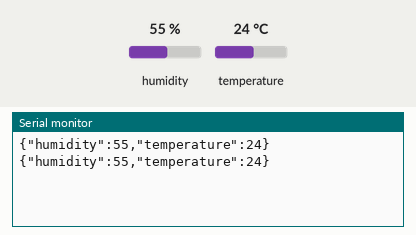
This sketch was run on a simulated Arduino Uno, built with avr-gcc and run on an emulated ATmega328P. Shown: the last lines printed to the serial monitor. The test bench sets the inputs (shaded band); at power-on: humidity 55 %, temperature 24 °C.

Above: at 2.3 s.
2.4 s: humidity set to 22 %
At 4.3 s:
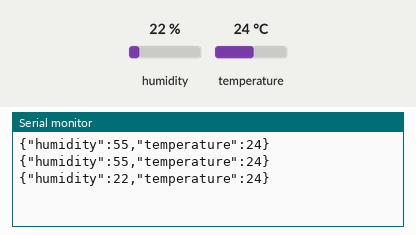
4.5 s: temperature set to 12 °C
At 6.3 s:
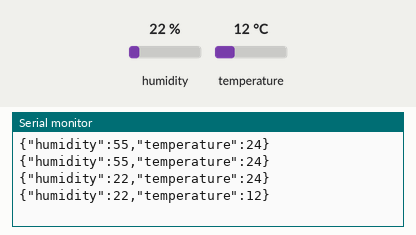
6.6 s: humidity set to 40 %
At 7.3 s:
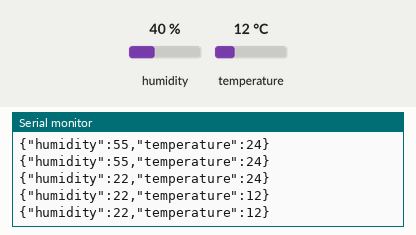
Timing chart, 0 to 9.6 s (numbered marks = the images above; inputs shaded):
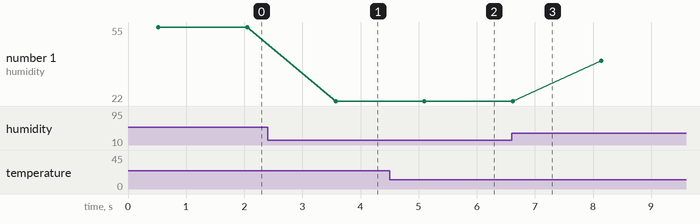

Measured:
- after the input at 2.4 s, the serial monitor: prints a new line after 1.2 s (image 1)
- after the input at 4.5 s, the serial monitor: prints a new line after 0.59 s (image 2)
- plotted number 1: 55 → 22 after the input at 2.4 s, 22 → 40 after the input at 6.6 s

The sketch:

HumidityAndTemperature.ino
```cpp
#include <DHT11.h>

const int DHT11_PIN = 8;
DHT11 dht11(DHT11_PIN);

void setup() {
  Serial.begin(9600);
}

void loop() {
  int temperature = 0;
  int humidity = 0;

  int data = dht11.readTemperatureHumidity(temperature, humidity);

  String jsonString = "";

  if (data == 0) {
    jsonString += "{";
    jsonString += "\"humidity\":";
    jsonString += humidity;
    jsonString += ",";
    jsonString += "\"temperature\":";
    jsonString += temperature;
    jsonString += "}";
  } else {
    jsonString += "{\"error\":\"";
    jsonString += DHT11::getErrorString(data);
    jsonString += "\"}";
  }

  Serial.println(jsonString);

  delay(1000);
}
```
